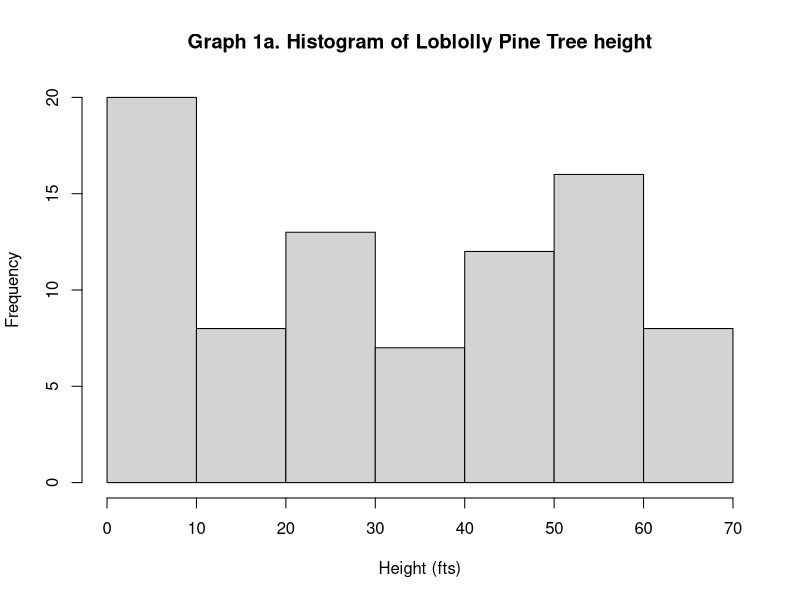
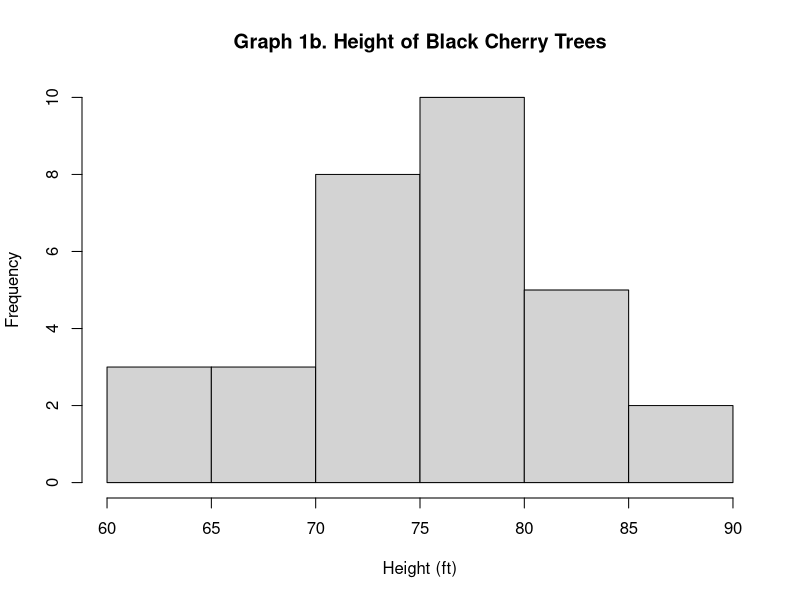
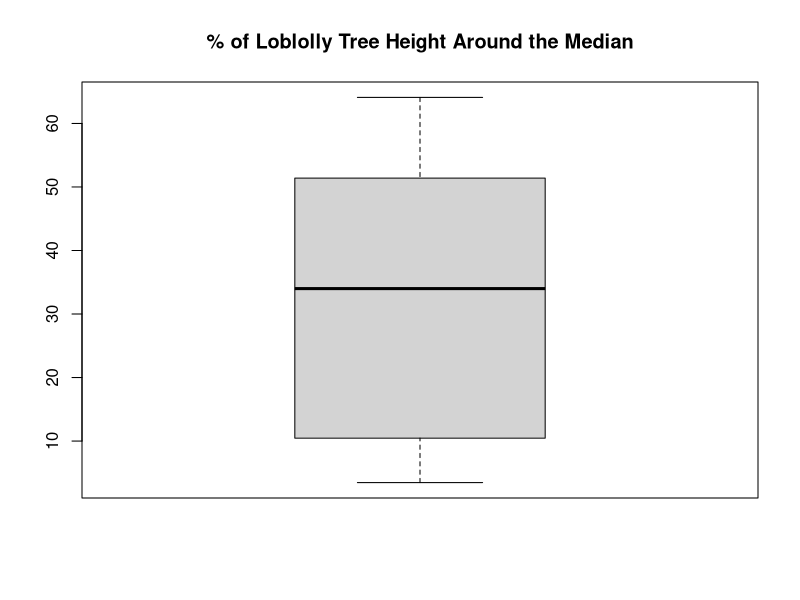
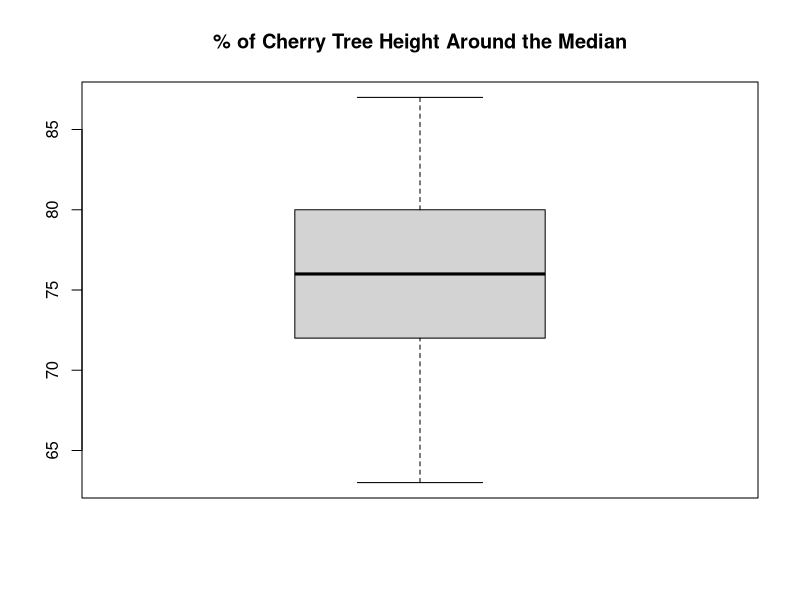
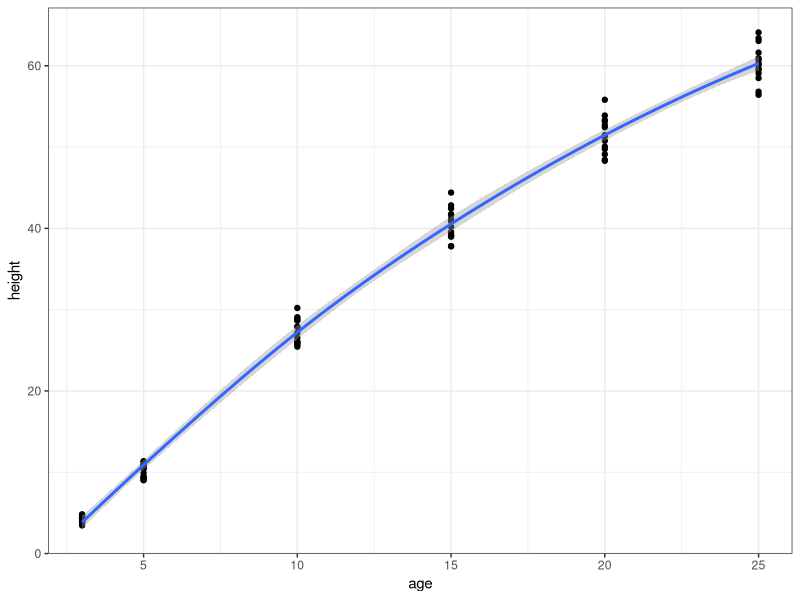

These charts were generated, in order, by the following R code:
## ---- chunk 1
knitr::opts_chunk$set(echo = TRUE)
## ---- chunk 2
summary(Loblolly$height)
## ---- chunk 3
summary(trees$Height)
## ---- chunk 4
hist(Loblolly$height, 
     xlab = "Height (fts)", 
     main = "Graph 1a. Histogram of Loblolly Pine Tree height")
hist(trees$Height, 
     xlab = "Height (ft)", 
     main = 'Graph 1b. Height of Black Cherry Trees')
## ---- chunk 5
boxplot(Loblolly$height, main = "% of Loblolly Tree Height Around the Median")
boxplot(trees$Height, main = "% of Cherry Tree Height Around the Median")
## ---- chunk 6
library (ggplot2)
ggplot2::ggplot(Loblolly, aes(age, height)) + geom_point() + geom_smooth() + theme_bw()
